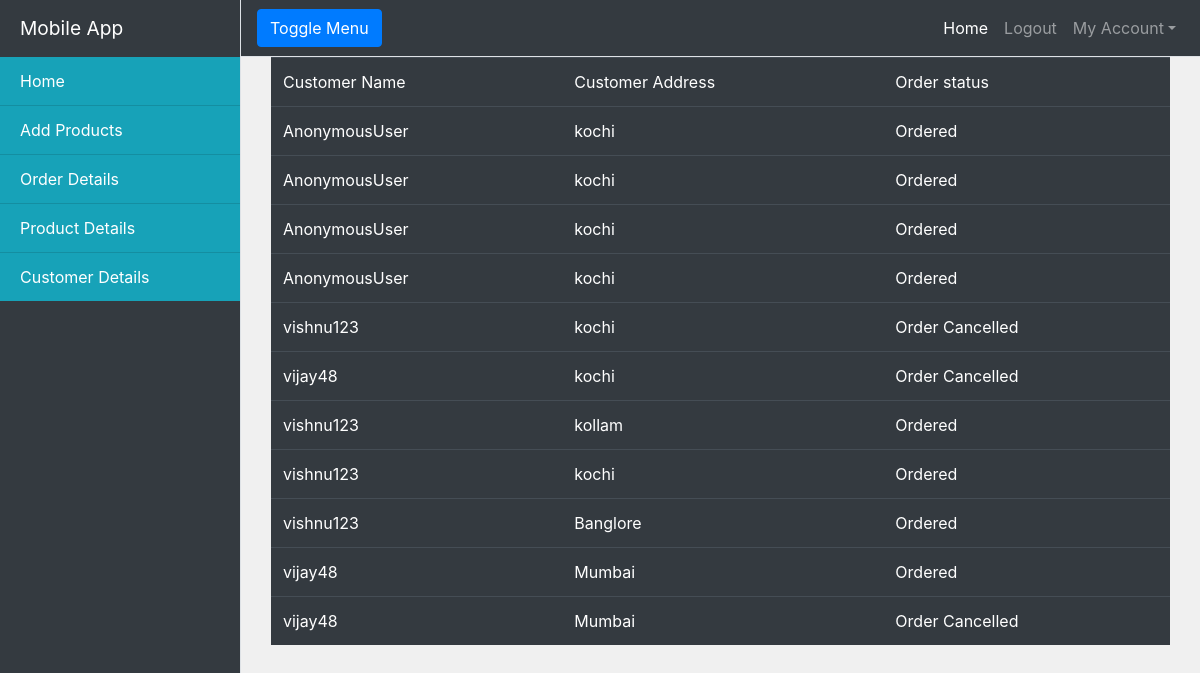
The app's page /customerdetails (signed in), older data.
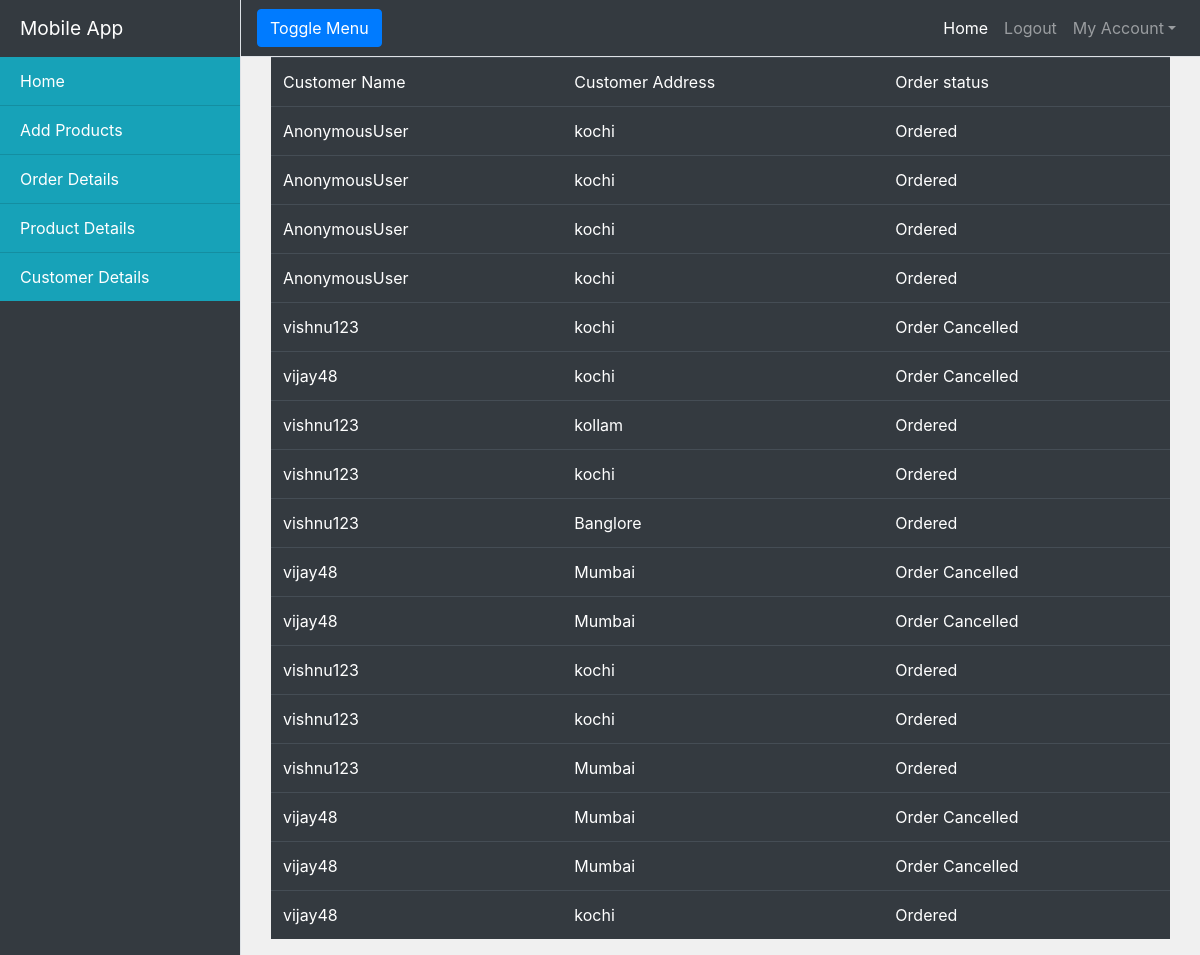
The same page, newer data.
### mobile/models.py (models this page shows)
class Order(models.Model):
    product=models.ForeignKey(Product,on_delete=models.CASCADE)
    address=models.CharField(max_length=150)
    choices=(
        ("Ordered","Ordered"),
        ("Delivered","Delivered"),
        ("Cancelled","Cancelled")
    )
    status=models.CharField(max_length=100,choices=choices,default="Ordered")
    user=models.CharField(max_length=120)

### mobile/decorators.py (the view)
    def admin2(request,*args,**kwargs):
        if not request.user.is_superuser:
            return redirect("user_login")
        return func(request,*args,**kwargs)

### mobile/views.py (called while the page is built)
@admin_only
def customer_details(request):
    users=Order.objects.all()
    context={}
    context["users"]=users
    return render(request,"mobile/customerdetails.html",context)

### mobile/templates/mobile/customerdetails.html
<!DOCTYPE html>
{%extends 'mobile/base.html'%}
{%block body_block%}
<div class="container">
    <div class="row">
        <div class="col-12">
            <table class="table table-dark table-hover">
                <tr>
                    <td>Customer Name</td>
                    <td>Customer Address</td>
                    <td>Order status</td>
                </tr>
                {%for detail in users%}
                <tr>
                    <td>{{detail.user}}</td>
                    <td>{{detail.address}}</td>
                    <td>{{detail.status}}</td>
                </tr>
                {%endfor%}
            </table>
        </div>
    </div>
</div>
{%endblock%}

Row changes from the older to the newer data that the page shows:
changed Order (number 10 of 17 on the later page): status "Ordered" → "Order Cancelled"
added Order: user "vishnu123", address "kochi", status "Ordered"
added Order: user "vishnu123", address "kochi", status "Ordered"
added Order: user "vishnu123", address "Mumbai", status "Ordered"
added Order: user "vijay48", address "Mumbai", status "Order Cancelled"
added Order: user "vijay48", address "Mumbai", status "Order Cancelled"
added Order: user "vijay48", address "kochi", status "Ordered"
